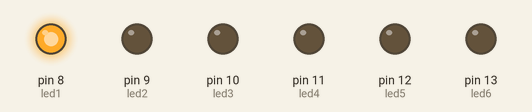
Simulated run of this sketch. Board: Arduino Uno, built with avr-gcc and run on an emulated ATmega328P. Shown: output pins drawn as LEDs (lit = HIGH).

Above: at 1.0 s.
At 3.0 s:
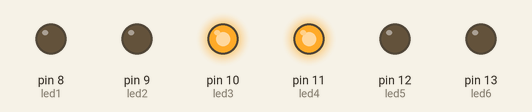
At 5.0 s:
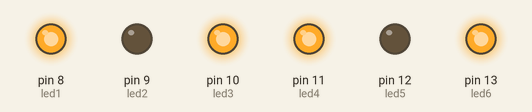
Timing chart, 0 to 7.8 s (numbered marks = the images above):
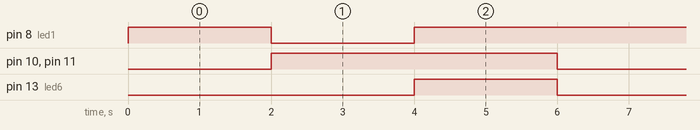

Measured:
- by itself, pin 8 (led1): repeats every 6.0 s: LOW 2.0 s, HIGH 4.0 s
- by itself, pin 10 (led3), pin 11 (led4): alternates HIGH for 4.0 s and LOW for 2.0 s
- by itself, pin 13 (led6): alternates HIGH for 2.0 s and LOW for 4.0 s

The sketch:

led.ino
```cpp
int led1 = 8;
int led2 = 9;
int led3 = 10;
int led4 = 11;
int led5 = 12;
int led6 = 13;
void setup() {
pinMode(led1, OUTPUT);
pinMode(led2, OUTPUT);
pinMode(led3, OUTPUT);
pinMode(led4, OUTPUT);
pinMode(led5, OUTPUT);
pinMode(led6, OUTPUT);
}
void loop() {
digitalWrite(led1, HIGH);
digitalWrite(led2, LOW);
digitalWrite(led3, LOW);
digitalWrite(led4, LOW);
digitalWrite(led5, LOW);
digitalWrite(led6, LOW);
delay(2000);

digitalWrite(led1, LOW);
digitalWrite(led2, LOW);
digitalWrite(led3, HIGH);
digitalWrite(led4, HIGH);
digitalWrite(led5, LOW);
digitalWrite(led6, LOW);
delay(2000);

digitalWrite(led1, HIGH);
digitalWrite(led2, LOW);
digitalWrite(led3, HIGH);
digitalWrite(led4, HIGH);
digitalWrite(led5, LOW);
digitalWrite(led6, HIGH);
delay(2000);

}
```
